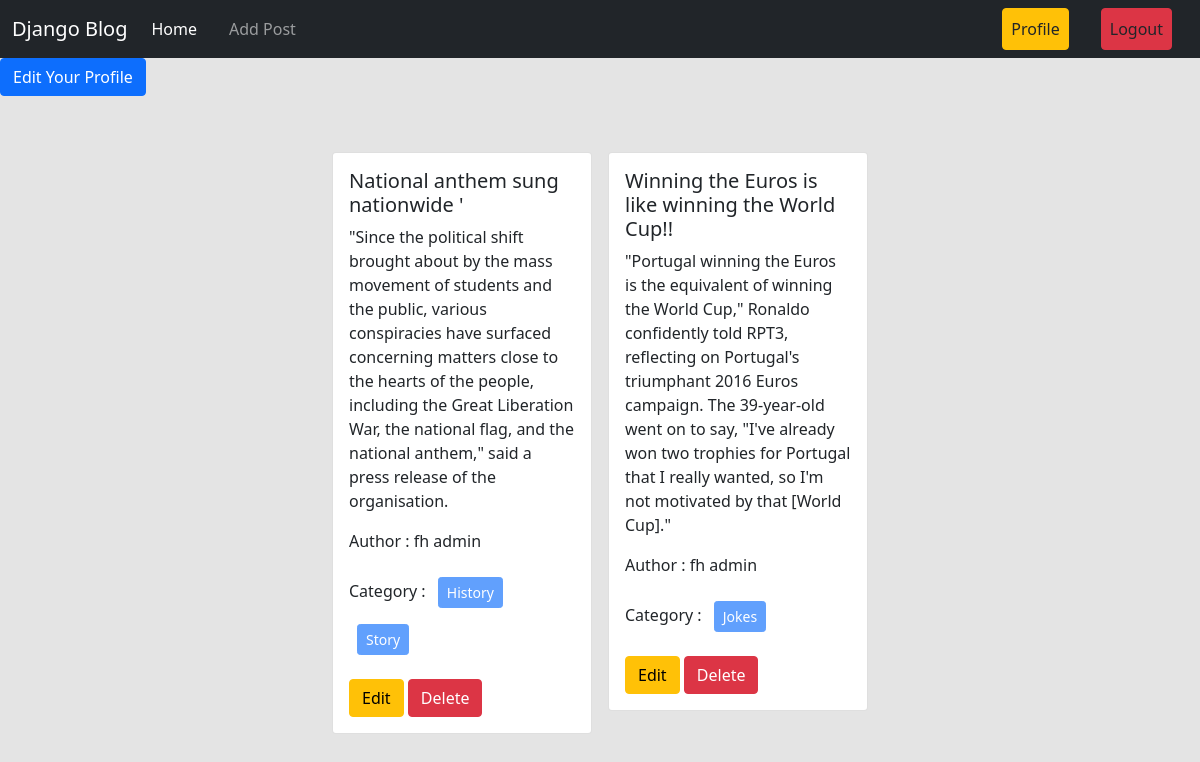
The app's page /author/profile/ (signed in) with its own data.
### posts/models.py (models this page shows, shortened)
class Post(models.Model):
    title = models.CharField(max_length=50)
    content = models.TextField()
    category = models.ManyToManyField(Category) # ekta post multiple categorir moddhe thakte pare abar ekta categorir moddhe multiple post thakte pare
    author = models.ForeignKey(User, on_delete=models.CASCADE)

### categories/models.py (models this page shows, shortened)
class Category(models.Model):
    name = models.CharField(max_length=100)
    slug = models.SlugField(max_length=100,unique=True, null=True, blank=True)

### author/views.py (the view)
# urls.py: path('profile/', views.profile, name='profile'),
@login_required
def profile(request):
    data = Post.objects.filter(author = request.user)
    return render(request, 'profile.html', {'data' : data})

### author/templates/profile.html
{% extends 'base.html' %} {% load crispy_forms_tags %} {% block content %}
<div>
  <a class="btn btn-primary" href="{% url 'edit_profile' %}">
    Edit Your Profile</a
  >
</div>
<div class="d-flex flex-wrap justify-content-center px-5 pt-5">
  {% for post in data %}
  <div class="col-sm-3">
    <div class="card m-2">
      <div class="card-body">
        <h5 class="card-title">{{post.title}}</h5>
        <p class="card-text">{{post.content}}</p>
        <p>Author : {{post.author.first_name}} {{post.author.last_name}}</p>
        <p>
          Category : {% for cat in post.category.all %}
          <button class="btn btn-primary btn-sm m-2" disabled>
            {{cat.name}}
          </button>
          {% endfor %}
        </p>
        <a href="{% url 'edit_post' post.id %}" class="btn btn-warning">Edit</a>
        <a href="{% url 'delete_post' post.id %}" class="btn btn-danger"
          >Delete</a
        >
      </div>
    </div>
  </div>
  {% endfor %}
</div>
{% endblock %}

### records on screen
Post: title "National anthem sung nationwide '", content "\"Since the political shift brought about by the mass movement of students and the public, various conspiracies have surfaced concerning matters close to the hearts of the people, including the Great Liberation War, the national flag, and the national anthem,\" said a press release of the organisation.", author.first_name "fh", author.last_name "admin"
Category: name "History"
Category: name "Story"
Post: title "Winning the Euros is like winning the World Cup!!", content "\"Portugal winning the Euros is the equivalent of winning the World Cup,\" Ronaldo confidently told RPT3, reflecting on Portugal's triumphant 2016 Euros campaign. The 39-year-old went on to say, \"I've already won two trophies for Portugal that I really wanted, so I'm not motivated by that [World Cup].\"", author.first_name "fh", author.last_name "admin"
Category: name "Jokes"
